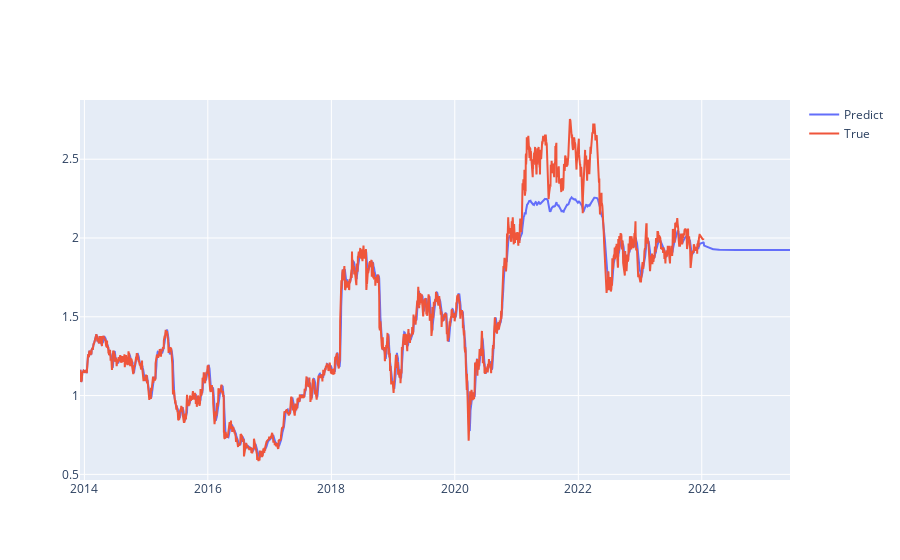

The notebook cell saved with this chart:
### Code cell
fig = go.Figure(data=[
    go.Scatter(x = prediction_df['date'], y = prediction_df['close_pred'], name = 'Predict'),
    go.Scatter(x = prediction_df['date'], y = prediction_df['close'], name = 'True'),
])
fig.show()

### Figure 1 — Plotly figure (JSON) as saved in the notebook; plotly's stock layout.template omitted (floating-point values rounded to 4 significant figures; data arrays with more than 128 entries replaced by an {"elided": "..."} marker saying what was removed)
{"data": [{"name": "Predict", "type": "scatter", "x": {"elided": "2891 str values"}, "y": {"elided": "2891 float values"}}, {"name": "True", "type": "scatter", "x": {"elided": "2891 str values"}, "y": {"elided": "2891 float values"}}], "layout": {}}
